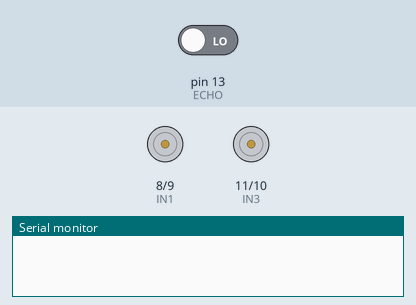
A sketch run on a simulated Arduino Uno, built with avr-gcc and run on an emulated ATmega328P. On the bench: motor-driver pin pairs drawn as motors (green arrow = first pin HIGH = forward, orange = second pin HIGH = backward, longer = more drive, scaled by the enable pin), the last lines printed to the serial monitor. The inputs (shaded band) are chosen by the test bench; at power-on: pin 13 (ECHO) LOW.

Above: at 0.6 s.
At 1.37 s:
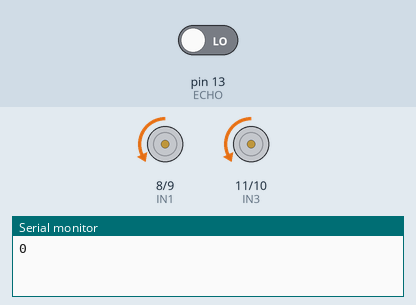
At 2.2 s:
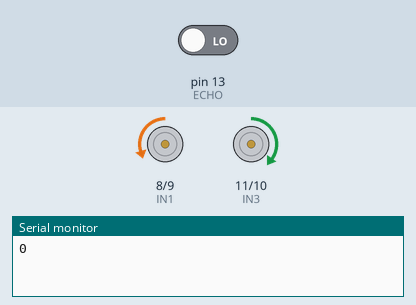
Timing chart, 0 to 4.4 s (numbered marks = the images above):
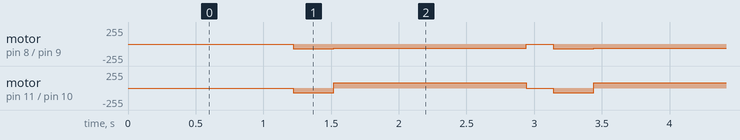

The sketch:

OBJECT_AVOIDANCE_ROBOT.ino
```cpp
// OBJECT AVOIDANCE BOT

#define TRIG 12
#define ECHO 13

#define ENA 5
#define ENB 6

#define IN1 8
#define IN2 9
#define IN3 11
#define IN4 10

void setup() {
  Serial.begin(9600);

  pinMode(TRIG, OUTPUT);
  pinMode(ECHO, INPUT);

  pinMode(ENA, OUTPUT);
  pinMode(ENB, OUTPUT);

  pinMode(IN1, OUTPUT);
  pinMode(IN2, OUTPUT);
  pinMode(IN3, OUTPUT);
  pinMode(IN4, OUTPUT);
}

void loop() {

  digitalWrite(TRIG,LOW);
delay(10);

digitalWrite(TRIG,HIGH);
delay(10);
digitalWrite(TRIG,LOW);

int duration=pulseIn(ECHO,HIGH);

int distance = duration*0.034/2;
distance = constrain(distance, 0 , 500);
Serial.println(distance);

  if (distance < 20) {

    stopMotors();
    delay(200);

   backward();
   delay(300);

    turnRight();
    delay(300);
  } else {

    forward();
  }

  delay(100);
}

void forward() {
  analogWrite(ENA, 70);
  analogWrite(ENB, 70);

  digitalWrite(IN1, HIGH);
  digitalWrite(IN2, LOW);
  digitalWrite(IN3, HIGH);
  digitalWrite(IN4, LOW);
}

void backward() {
  analogWrite(ENA, 70);
  analogWrite(ENB, 70);

  digitalWrite(IN1, LOW);
  digitalWrite(IN2, HIGH);
  digitalWrite(IN3, LOW);
  digitalWrite(IN4, HIGH);
}

void turnRight() {
  analogWrite(ENA, 60);
  analogWrite(ENB, 80);

  digitalWrite(IN1, LOW);
  digitalWrite(IN2, HIGH);
  digitalWrite(IN3, HIGH);
  digitalWrite(IN4, LOW);
}

void stopMotors() {
  digitalWrite(IN1, LOW);
  digitalWrite(IN2, LOW);
  digitalWrite(IN3, LOW);
  digitalWrite(IN4, LOW);
}
```

Measured:
- by itself, motor on pin 8 (IN1) / pin 9 (IN2): repeats every 1.9 s: backward 60/255 1.4 s, stopped 0.20 s, backward 70/255 0.30 s
- by itself, motor on pin 11 (IN3) / pin 10 (IN4): repeats every 1.9 s: forward 80/255 1.4 s, stopped 0.20 s, backward 70/255 0.30 s
